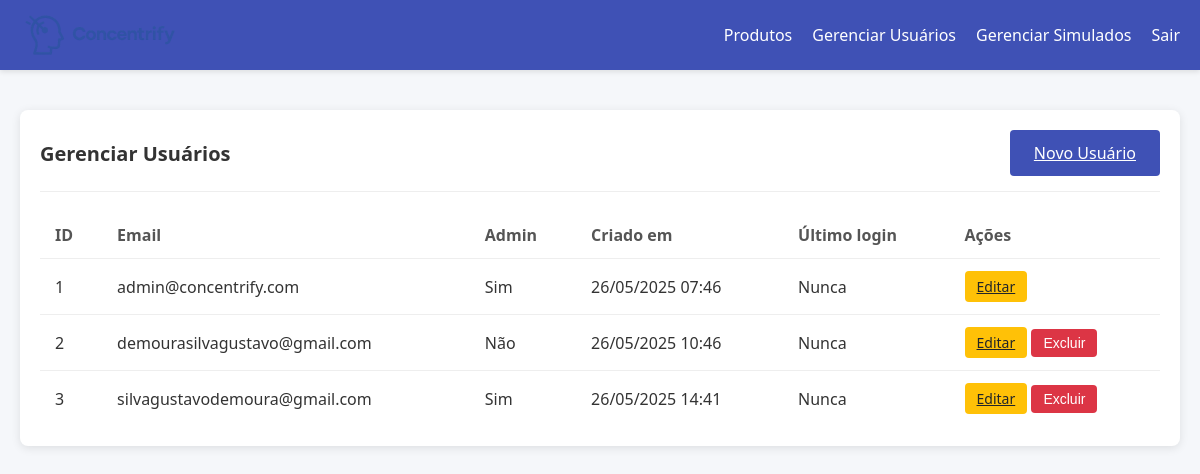
The app's page /admin/users (signed in) with its own data.
### src/models/user.py (models this page shows, shortened)
class User(db.Model):
    __tablename__ = 'users'
    id = db.Column(db.Integer, primary_key=True)
    email = db.Column(db.String(100), unique=True, nullable=False)
    is_admin = db.Column(db.Boolean, default=False)
    created_at = db.Column(db.DateTime, default=datetime.utcnow)

### src/routes/admin.py (the view)
@admin_bp.route('/users')
def list_users():
    if not session.get('is_admin'):
        flash('Acesso restrito a administradores', 'error')
        return redirect(url_for('auth.login'))
    users = User.query.all()
    return render_template('admin/users.html', users=users)

### src/templates/admin/users.html (shortened to what this page needs)
<!DOCTYPE html>
<html lang="pt-BR">
<head>
    <link rel="stylesheet" href="{{ url_for('static', filename='css/style.css') }}">
</head>
<body>
    <nav class="navbar">
        <div class="navbar-container">
            <img src="{{ url_for('static', filename='images/logo.png') }}" alt="Concentrify Logo" class="navbar-logo">
            <div class="navbar-menu">
                <a href="{{ url_for('products.index') }}">Produtos</a>
                <a href="{{ url_for('admin.list_users') }}" class="active">Gerenciar Usuários</a>
                <a href="{{ url_for('simulados.admin') }}">Gerenciar Simulados</a>
                <a href="{{ url_for('auth.logout') }}">Sair</a>
            </div>
        </div>
    </nav>
    <div class="container">
        <div class="card">
            <div class="card-header">
                <h1 class="card-title">Gerenciar Usuários</h1>
                <a href="{{ url_for('admin.new_user') }}" class="btn">Novo Usuário</a>
            </div>
            <div class="card-body">
                <table class="table">
                    <thead>
                        <tr>
                            <th>ID</th>
                            <th>Email</th>
                            <th>Admin</th>
                            <th>Criado em</th>
                            <th>Último login</th>
                            <th>Ações</th>
                        </tr>
                    </thead>
                    <tbody>
                        {% for user in users %}
                        <tr>
                            <td>{{ user.id }}</td>
                            <td>{{ user.email }}</td>
                            <td>{{ "Sim" if user.is_admin else "Não" }}</td>
                            <td>{{ user.created_at.strftime('%d/%m/%Y %H:%M') }}</td>
                            <td>{{ user.last_login.strftime('%d/%m/%Y %H:%M') if user.last_login else "Nunca" }}</td>
                            <td>
                                <a href="{{ url_for('admin.edit_user', id=user.id) }}" class="btn btn-sm btn-warning">Editar</a>
                                {% if user.id != session.get('user_id') %}
                                <form method="POST" action="{{ url_for('admin.delete_user', id=user.id) }}" style="display: inline;">
                                    <button type="submit" class="btn btn-sm btn-danger" onclick="return confirm('Tem certeza que deseja excluir este usuário?')">Excluir</button>
                                </form>
                                {% endif %}
                            </td>
                        </tr>
                        {% endfor %}
                    </tbody>
                </table>
            </div>
        </div>
    </div>
</body>
</html>

### src/static/css/style.css (style rules this page uses)
body { font-family: 'Segoe UI', Tahoma, Geneva, Verdana, sans-serif; margin: 0; padding: 0; background-color: #f5f7fa; color: #333; }
.container { max-width: 1200px; margin: 0 auto; padding: 20px; }
.btn { display: inline-block; padding: 12px 24px; background-color: #3f51b5; color: white; border: none; border-radius: 4px; font-size: 16px; cursor: pointer; transition: background-color 0.3s; }
.navbar { background-color: #3f51b5; color: white; padding: 15px 0; box-shadow: 0 2px 5px rgba(0, 0, 0, 0.1); }
.navbar-container { display: flex; justify-content: space-between; align-items: center; max-width: 1200px; margin: 0 auto; padding: 0 20px; }
.navbar-logo { height: 40px; }
.navbar-menu { display: flex; gap: 20px; }
.navbar-menu a { color: white; text-decoration: none; font-weight: 500; transition: opacity 0.3s; }
.card { background-color: white; border-radius: 8px; box-shadow: 0 2px 10px rgba(0, 0, 0, 0.1); padding: 20px; margin-bottom: 20px; }
.card-header { display: flex; justify-content: space-between; align-items: center; margin-bottom: 20px; padding-bottom: 15px; border-bottom: 1px solid #eee; }
.card-title { font-size: 20px; font-weight: 600; margin: 0; }
.table { width: 100%; border-collapse: collapse; }
.table th, .table td { padding: 12px 15px; text-align: left; border-bottom: 1px solid #eee; }
.table th { font-weight: 600; color: #555; }
.table tr:last-child td { border-bottom: none; }
.btn-sm { padding: 6px 12px; font-size: 14px; }
.btn-danger { background-color: #dc3545; }
.btn-warning { background-color: #ffc107; color: #212529; }

### records on screen
User: id "1", email "admin@concentrify.com", is_admin "Sim", created_at "26/05/2025 07:46", last_login "Nunca"
User: id "2", email "demourasilvagustavo@gmail.com", is_admin "Não", created_at "26/05/2025 10:46", last_login "Nunca"
User: id "3", email "silvagustavodemoura@gmail.com", is_admin "Sim", created_at "26/05/2025 14:41", last_login "Nunca"
